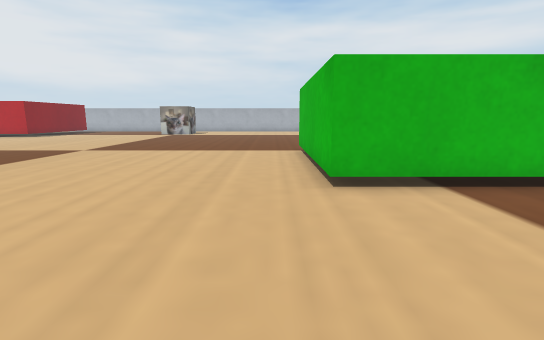
[1] (above)

16 first-person views from a walk through a world built for the Webots simulator. The camera is 0.06 m above the floor, tilts 10° down and sees 85° across. The floor is counted in squares, 0.05 m on a side. Each view is taken from the middle of a square. On the plan, view 1 faces up. The plan holds only what a view shows up to about 13 squares ahead; the rest is blank. Robots are left out. Webots' stock objects and surfaces are drawn as simple stand-ins.

[2]
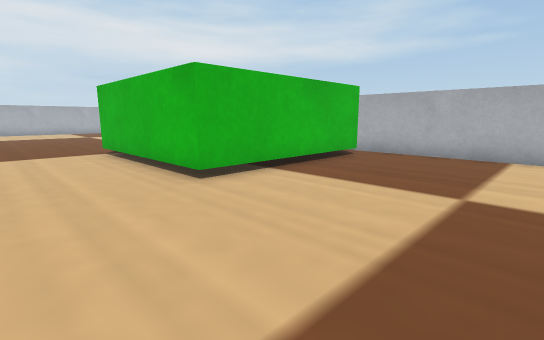

[3]
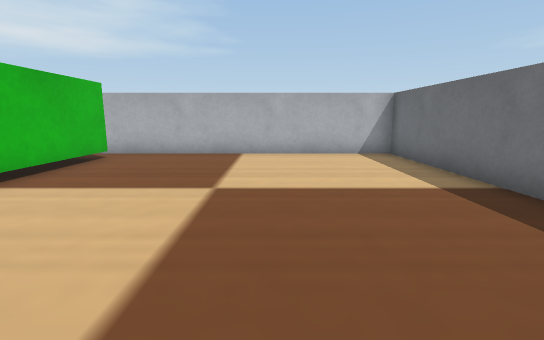

[4]
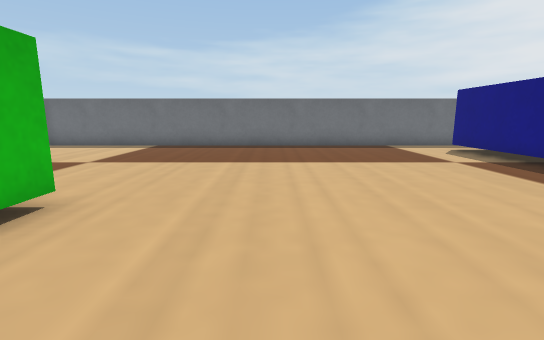

[5]
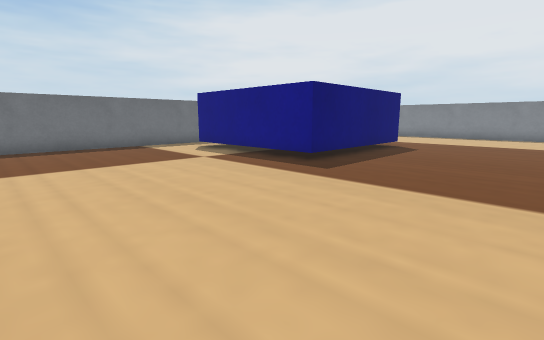

[6]
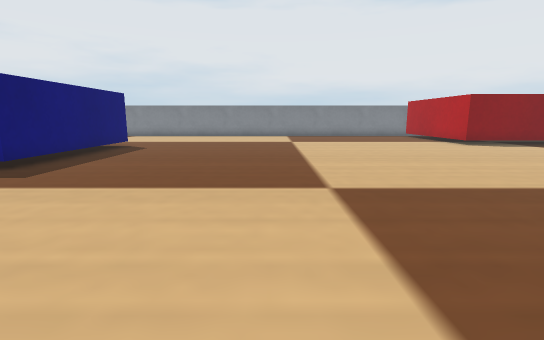

[7]
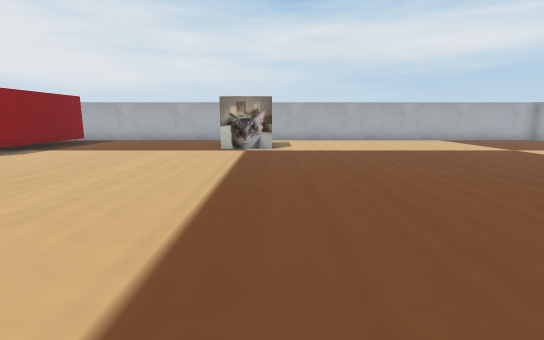

[8]
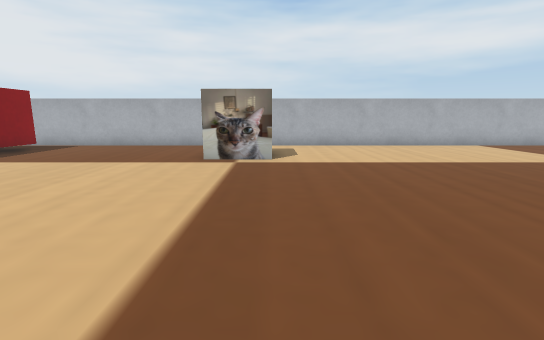

[9]
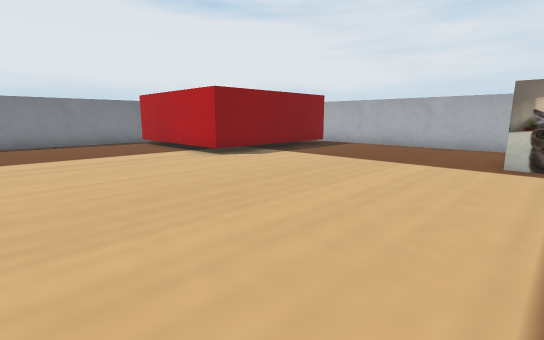

[10]
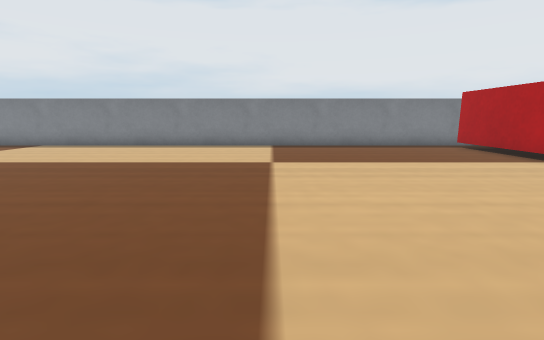

[11]
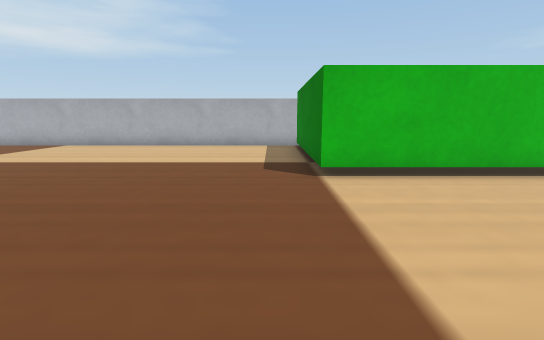

[12]
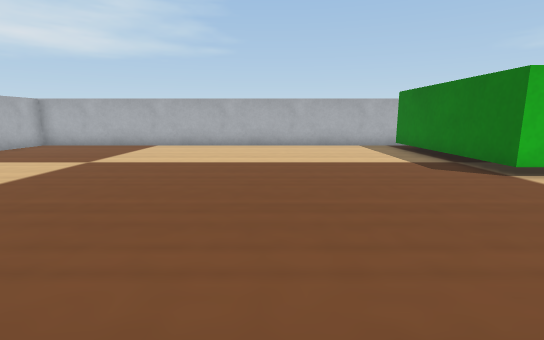

[13]
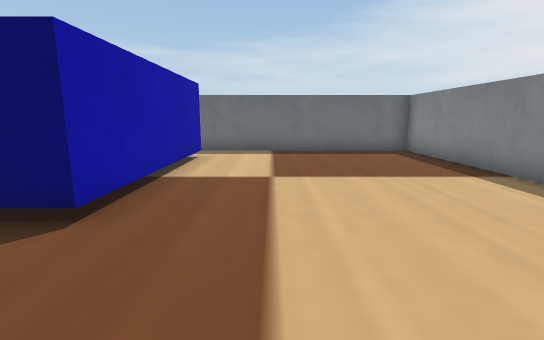

[14]
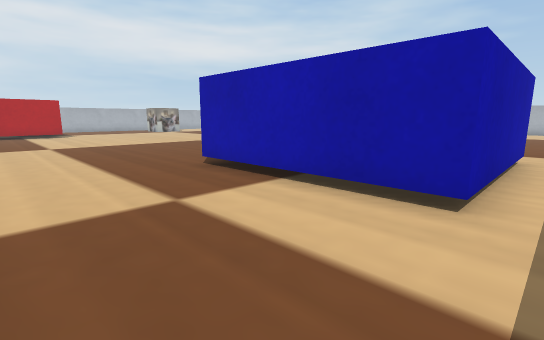

[15]
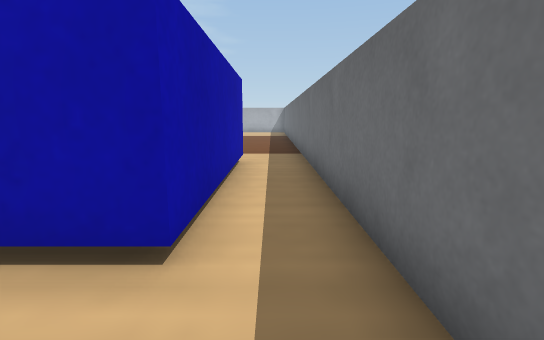

[16]
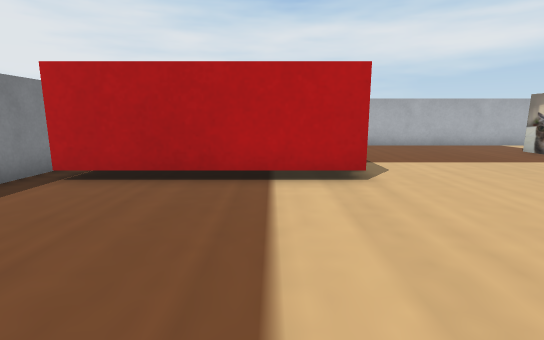

### Floor plan
Key: @ floor where view 1 was taken; # wall or solid block; . floor; B green box; L blue box; R red box; O other object.
Columns run from 22 left of view 1 to 8 right of it. Each row starts with its distance up from view 1.
 26       #########################
 25        .......................#
 24        R....... ..............#
 23        R......O  .............#
 22        R......OOO.............#
 21        R......................#
 20 #      R......................#
 19 #RRRRRRR......................#
 18 #.............................#
 17 #.............................#
 16 #.............................#
 15 #.............................#
 14 #.............................#
 13 #.............................#
 12 #.............................#
 11 #......................BBBBBBB#
 10 #......................B
  9 #......................B
  8 #......................B
  7 #......................B
  6 #......................B      #
  5 #......................BBBBBBB#
  4 #.......LLLLLL................#
  3 #......L     L................#
  2 #......L     L................#
  1 #......L     L................#
  0 #......L     L........@.......#
 -1 #......L     L................#
 -2 #......LLLLLLL................#
 -3 #.............................#
 -4 ###############################

Where each view was taken, in squares from view 1:
view 1: 0 up, 0 right, facing up
view 2: 0 up, 2 left, facing up-right
view 3: 0 up, 2 left, facing right
view 4: 9 up, 2 left, facing down
view 5: 9 up, 2 left, facing down-left
view 6: 10 up, 2 left, facing left
view 7: 10 up, 6 left, facing up
view 8: 13 up, 6 left, facing up
view 9: 13 up, 7 left, facing up-left
view 10: 11 up, 9 left, facing left
view 11: 12 up, 5 left, facing right
view 12: 16 up, 5 left, facing right
view 13: 7 up, 17 left, facing down
view 14: 3 down, 19 left, facing up-right
view 15: 3 down, 17 left, facing right
view 16: 13 up, 17 left, facing up
